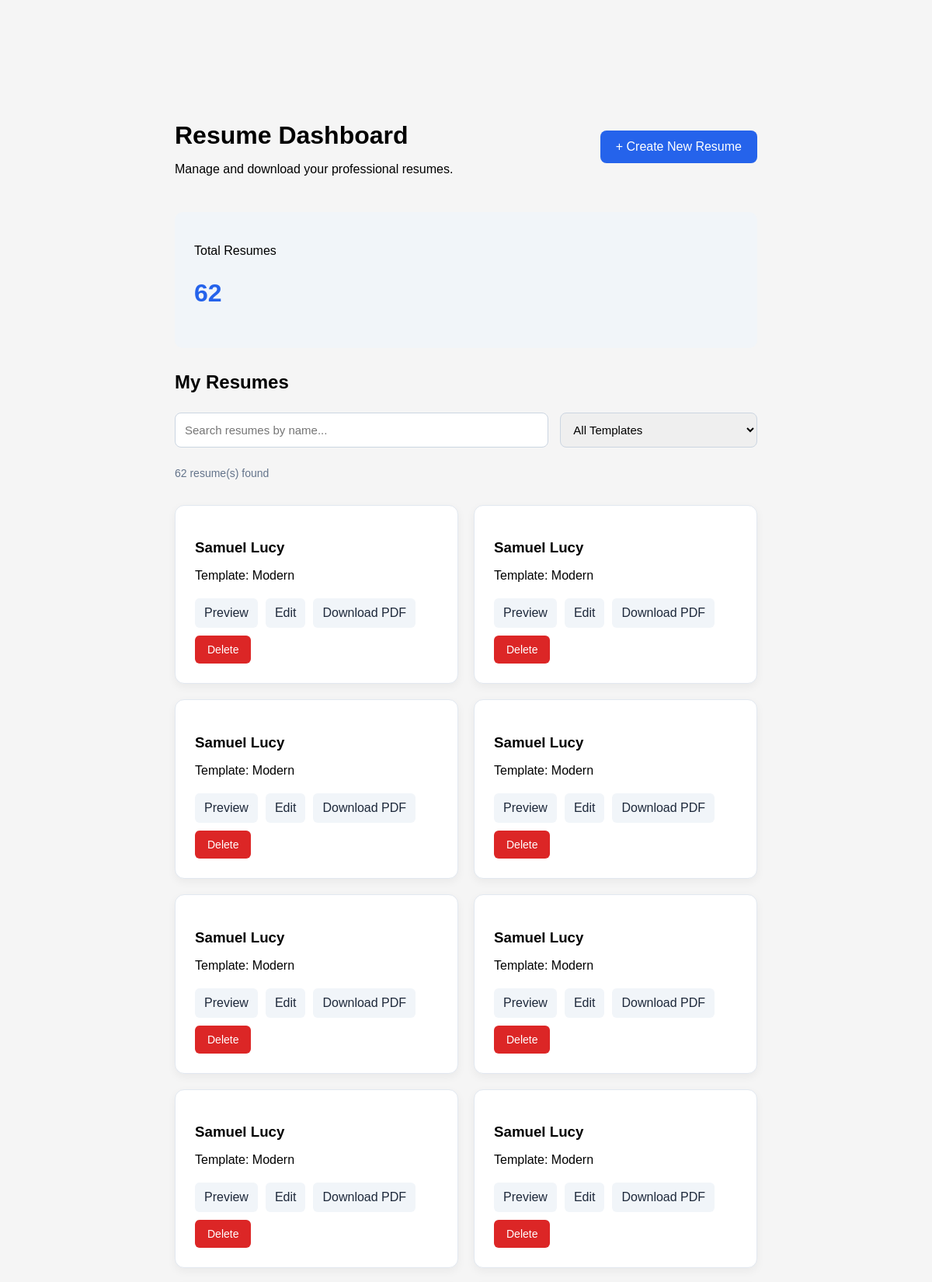
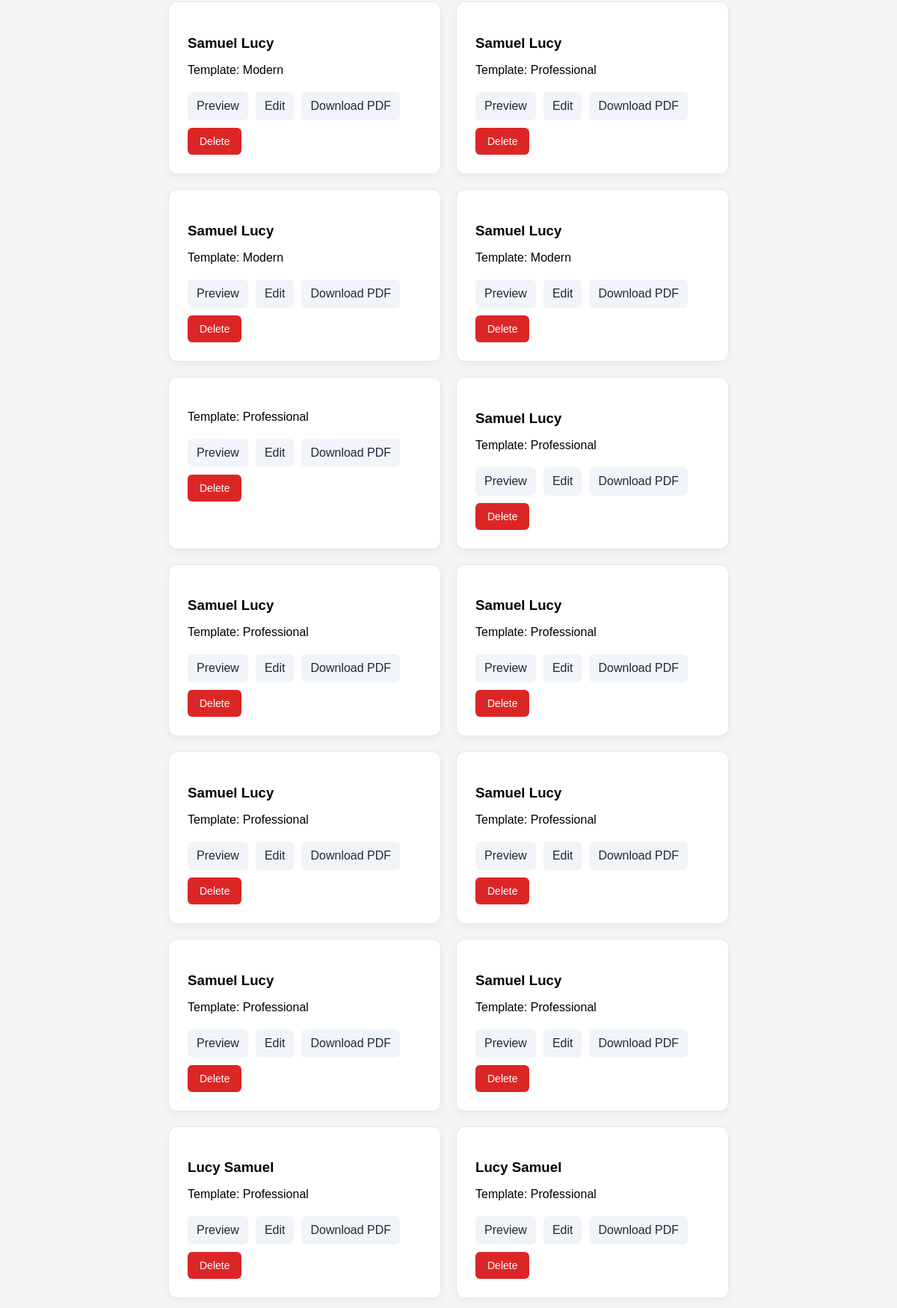
/dashboard (upper part), run on the app's committed database (2 pictures, top to bottom).
### tables this page shows
CREATE TABLE resumes (
        id INTEGER PRIMARY KEY,
        name TEXT,
        date_of_birth TEXT,
        email TEXT,
        phone_number TEXT,
        location TEXT,
        summary TEXT
    , template TEXT DEFAULT 'professional', user_id INTEGER);

### app.py (the view)
@app.route("/dashboard")
def dashboard():
    resumes = get_all_resumes()
    total_resumes = len(resumes)
    return render_template(
        "dashboard.html",
        resumes=resumes,
        total_resumes=total_resumes
    )

### database.py (called while the page is built)
def get_all_resumes():
    cursor.execute("""
        SELECT id, name, template
        FROM resumes
        ORDER BY id DESC
    """)
    rows = cursor.fetchall()
    resumes = []
    for row in rows:
        resumes.append({
            "id": row[0],
            "name": row[1],
            "template": row[2] or "classic"
        })
    return resumes

### templates/dashboard.html (shortened to what this page needs)
<!DOCTYPE html>
<html lang="en">
<head>
    <link rel="stylesheet" href="{{ url_for('static', filename='style.css') }}">
</head>
<body>
    <main class="dashboard">
        <div class="dashboard-header">
            <div>
                <h1>Resume Dashboard</h1>
                <p>Manage and download your professional resumes.</p>
            </div>
            <a href="{{ url_for('create_resume') }}" class="create-btn">
                + Create New Resume
            </a>
        </div>
        <div class="stats">
            <p>Total Resumes</p>
            <h2>{{ total_resumes }}</h2>
        </div>
        <h2>My Resumes</h2>
        <div class="search-filter">
            <input type="text" id="searchResume" placeholder="Search resumes by name...">
            <select id="filterTemplate">
                <option value="all">All Templates</option>
            </select>
        </div>
        <p id="searchCount"></p>
        <br>
        {% if resumes %}
        <div class="resume-grid">
            {% for resume in resumes %}
            <div class="resume-card" class="resume-card" data-name="{{ resume.name | lower }}"
                data-template="{{ resume.template | lower }}">
                <h3>{{ resume.name }}</h3>
                <p>
                    Template:
                    {{ resume.template | title }}
                </p>
                <div class="card-actions">
                    <a href="{{ url_for('view_resume', resume_id=resume.id) }}">
                        Preview
                    </a>
                    <a href="/edit/{{ resume.id }}">
                        Edit
                    </a>
                    <a href="/resume/{{ resume.id }}/pdf">
                        Download PDF
                    </a>
                    <form action="{{ url_for('remove_resume', resume_id=resume.id) }}" method="POST"
                        onsubmit="return confirm('Are you sure you want to delete this resume? This action cannot be undone.');">
                        <button type="submit" class="delete-btn">
                            Delete
                        </button>
                    </form>
                </div>
            </div>
            {% endfor %}
        </div>
        {% endif %}
    </main>
</body>
</html>

### static/style.css (style rules this page uses)
body { font-family: Arial, sans-serif; max-width: 800px; margin: 40px auto; background-color: #f5f5f5; padding: 20px; }

### templates/dashboard.html (style rules this page uses)
.dashboard { max-width: 1100px; margin: 50px auto; padding: 25px; }
.dashboard-header { display: flex; justify-content: space-between; align-items: center; gap: 20px; flex-wrap: wrap; }
.dashboard-header h1 { margin-bottom: 10px; }
.create-btn { background: #2563eb; color: white; padding: 12px 20px; border-radius: 8px; text-decoration: none; }
.stats { background: #f1f5f9; padding: 25px; margin: 30px 0; border-radius: 10px; }
.stats h2 { font-size: 32px; color: #2563eb; }
.resume-grid { display: grid; grid-template-columns: repeat(auto-fit, minmax(280px, 1fr)); gap: 20px; }
.resume-card { background: white; padding: 25px; border: 1px solid #e2e8f0; border-radius: 12px; box-shadow: 0 4px 12px rgba(0, 0, 0, 0.05); }
.resume-card h3 { margin-bottom: 12px; }
.resume-card p { margin-bottom: 20px; }
.card-actions { display: flex; flex-wrap: wrap; gap: 10px; }
.card-actions a { padding: 10px 12px; background: #f1f5f9; color: #1e293b; border-radius: 6px; text-decoration: none; }
.delete-btn { background: #dc2626; color: white; border: none; padding: 10px 16px; border-radius: 6px; cursor: pointer; font-size: 14px; }
.card-actions form { margin: 0; }
.search-filter { display: flex; gap: 15px; margin: 25px 0; flex-wrap: wrap; }
.search-filter input { flex: 2; padding: 12px; border: 1px solid #cbd5e1; border-radius: 8px; font-size: 15px; min-width: 220px; }
.search-filter select { flex: 1; padding: 12px; border: 1px solid #cbd5e1; border-radius: 8px; font-size: 15px; min-width: 180px; }
#searchCount { color: #64748b; font-size: 14px; margin-bottom: 15px; }

### data on the page
resumes: name "Samuel Lucy", template "Modern"
resumes: name "Samuel Lucy", template "Modern"
resumes: name "Samuel Lucy", template "Modern"
resumes: name "Samuel Lucy", template "Modern"
resumes: name "Samuel Lucy", template "Modern"
resumes: name "Samuel Lucy", template "Modern"
resumes: name "Samuel Lucy", template "Modern"
resumes: name "Samuel Lucy", template "Modern"
resumes: name "Samuel Lucy", template "Modern"
resumes: name "Samuel Lucy", template "Professional"
resumes: name "Samuel Lucy", template "Modern"
resumes: name "Samuel Lucy", template "Modern"
resumes: template "Professional"
resumes: name "Samuel Lucy", template "Professional"
resumes: name "Samuel Lucy", template "Professional"
resumes: name "Samuel Lucy", template "Professional"
resumes: name "Samuel Lucy", template "Professional"
resumes: name "Samuel Lucy", template "Professional"
resumes: name "Samuel Lucy", template "Professional"
resumes: name "Samuel Lucy", template "Professional"
resumes: name "Lucy Samuel", template "Professional"
resumes: name "Lucy Samuel", template "Professional"

### other printed values
{{ total_resumes }} "62"
